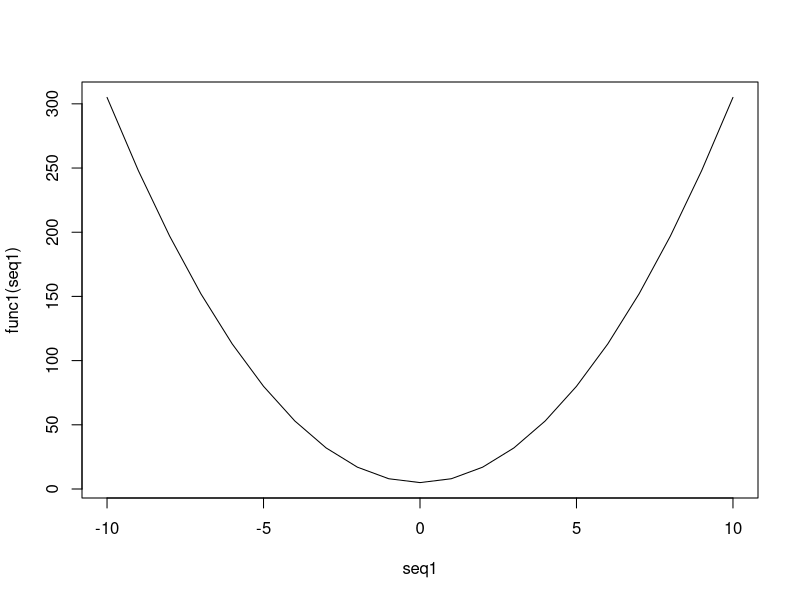
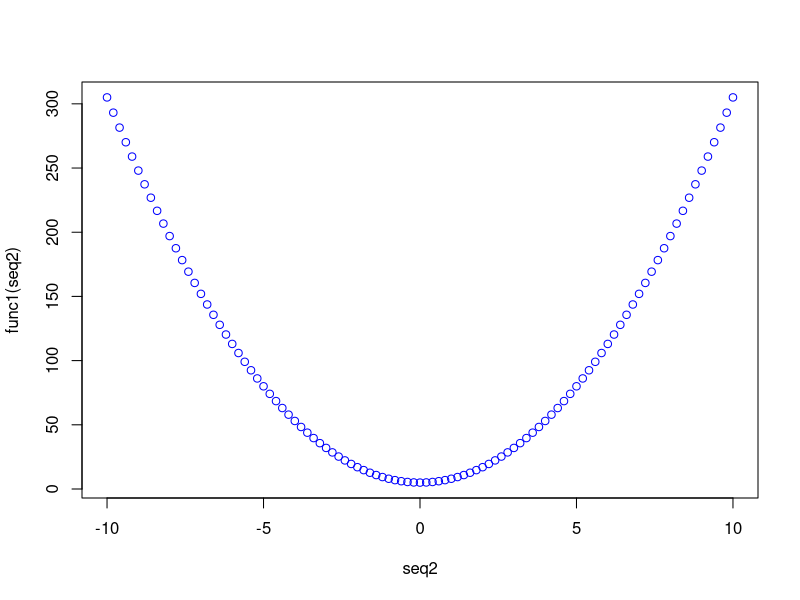
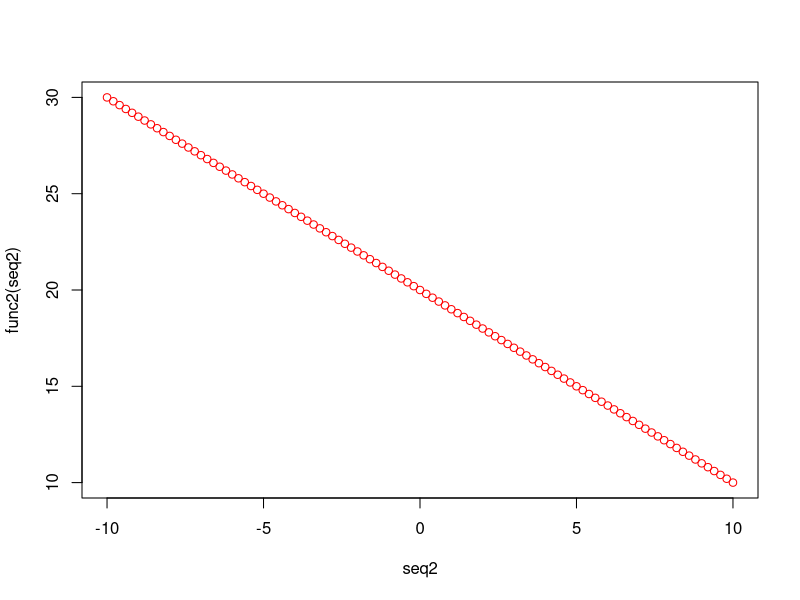
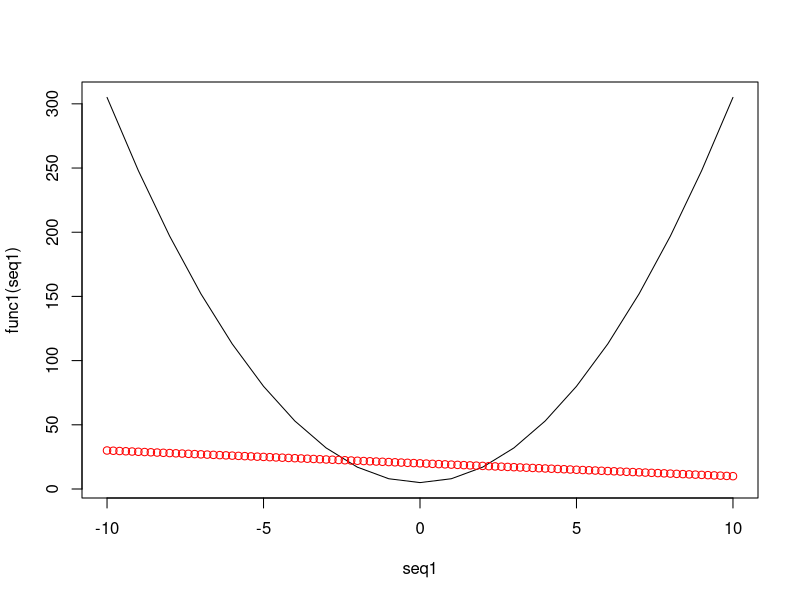

These figures' R source, in order:
seq1 = seq(-10,10)
seq2 = seq(-10,10, .2)

func1 = function(x) {
  return(3*x^2+5)
}

func2 = function(x) {
  return(-x+20)
}

plot(seq1,func1(seq1), type="l")
plot(seq2,func1(seq2), type="p", col="blue")
plot(seq2,func2(seq2), type="p", col="red")

# 1 and 3 together

plot(seq1,func1(seq1), type="l")
points(seq2,func2(seq2), type="p", col="red")
